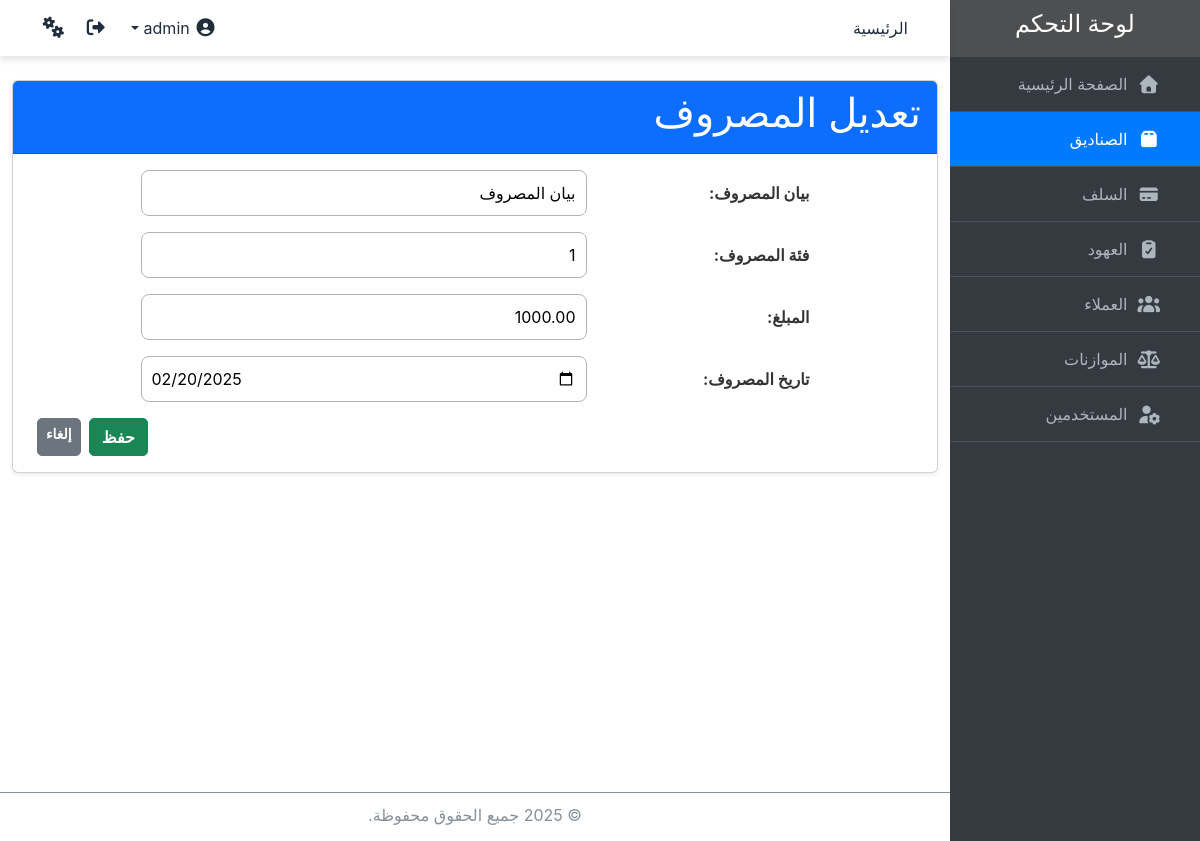
Page /funds/1/update-fund-expense/1/ (signed in) on the committed database.
### core/models.py (models this page shows, shortened)
class FundExpense(models.Model):
    fund = models.ForeignKey(Fund, on_delete=models.CASCADE, verbose_name="الصندوق")
    description = models.CharField(max_length=100, verbose_name="بيان المصروف")
    category = models.ForeignKey('ExpenseCategory', on_delete=models.CASCADE, related_name='fund_expense_categorys', verbose_name="فئة المصروف")
    amount = models.DecimalField(max_digits=10, decimal_places=2, default=0, verbose_name="المبلغ")
    date = models.DateField(verbose_name="تاريخ المصروف")
    class Meta:
        verbose_name = "مصروف صندوق"
        verbose_name_plural = "مصروفات الصندوق"

### core/views.py (the view, shortened to what this page needs)
# urls.py: path('funds/<int:fund_pk>/update-fund-expense/<int:pk>/', views.FundExpenseUpdateView.as_view(), name='fund_expense_update'),
class FundExpenseUpdateView(PermissionMixin, UpdateView):
    model = FundExpense
    form_class = FundExpenseForm
    template_name = 'funds/fund_expense_form.html'
    success_url = reverse_lazy('fund_list')
    permission_required = 'core.change_fundexpense'
    def get_context_data(self, **kwargs):
        context = super().get_context_data(**kwargs)
        context['fund'] = get_object_or_404(Fund, pk=self.kwargs['fund_pk'])
        return context

### core/forms.py
class FundExpenseForm(forms.ModelForm):
    category = forms.ModelChoiceField(
        queryset=ExpenseCategory.objects.all(),
        widget=Select2Widget,
        label="فئة المصروف"
    )
    class Meta:
        model = FundExpense
        fields = ['description', 'category', 'amount', 'date']
        can_delete=True
        widgets = {
            'date': forms.DateInput(attrs={'type': 'date'}),
        }

### core/views.py (called while the page is built)
    def has_permission(self):
        perms = self.get_permission_required()
        return self.request.user.has_perms(perms) or self.request.user.is_superuser

### core/templates/funds/fund_expense_form.html (shortened to what this page needs)
{% extends 'base.html' %}
{% block content %}
  <div class="container mt-4">
    <div class="card shadow-sm">
      {% if object %}
      <div class="card-header bg-primary text-white text-end">
        <h1 class="text-white">تعديل المصروف</h1>
      </div>
      {% else %}
      <div class="card-header bg-success text-white text-end">
        <h1 class="text-white">إضافة مصروف جديدة</h1>
      </div>
      {% endif %}
      <div class="card-body">
    <form method="post" class="custom-form">
      {{ form.as_p }}
      <div class="d-flex justify-content-end">
        <button type="submit" class="btn btn-success">حفظ</button>
        <a href="{% url 'fund_detail' fund.id %}" class="btn btn-secondary btn-sm mx-2">إلغاء</a>
      </div>
    </form>
    </div>
  </div>
  </div>
  <link href="https://cdn.jsdelivr.net/npm/select2@4.0.13/dist/css/select2.min.css" rel="stylesheet" />
{% endblock %}

### static/css/styles.css (style rules this page uses)
body { margin: 0; margin-right: 250px; font-family: "Source Sans Pro",-apple-system,BlinkMacSystemFont,"Segoe UI",Roboto,"Helvetica Neue",Arial,sans-serif,"Apple Color Emoji","Segoe UI Emoji","Segoe UI Symbol"; font-size: 1rem; font-weight: 400; line-height: 1.5; color: rgb(33, 37, 41); text-align: right; background-color: #fff; }
.custom-form p { display: flex; margin-top: 0; margin-bottom: 1rem; align-items: center; justify-content: center; }
.custom-form label { font-weight: bold; color: #333; width: 25%; }
input, optgroup, select, textarea { width: 50%; min-width: 260px; }
.custom-form .btn { border-radius: 5px; font-weight: bold; transition: background-color 0.3s ease; }
.container h1 { color: #2c3e50; }
form input, form select, form textarea { border-radius: 8px; border: 1px solid #b1b3b4; padding: 10px; }
form button { border-radius: 8px; }

### rows in the picture
FundExpense: description "بيان المصروف", category "1", amount "1000.00", date "02/20/2025"
